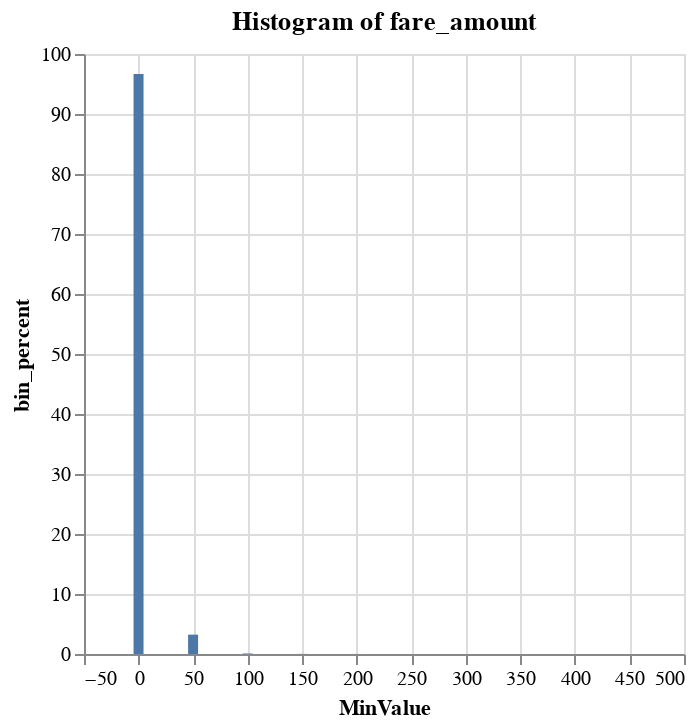

Notebook cell for this chart:
### Code cell
%chart x = MinValue, y = bin_percent, title = "Histogram of fare_amount"

### Figure 1 — Vega-Lite specification as saved in the notebook (floating-point values rounded to 4 significant figures)
{"$schema": "https://vega.github.io/schema/vega-lite/v3.json", "data": {"format": {"type": "csv"}, "values": "\"ColumnName\",\"Label\",\"MinValue\",\"MaxValue\",\"CountOfValues\",\"Bin_Percent\"\n\"fare_amount\",\"3\",\"150\",\"200\",\"69\",\"0.01458308235637249\"\n\"fare_amount\",\"8\",\"400\",\"450\",\"1\",\"0.0002113490196575723\"\n\"fare_amount\",\"5\",\"250\",\"300\",\"7\",\"0.0014794431376030062\"\n\"fare_amount\",\"2\",\"100\",\"150\",\"387\",\"0.08179207060748048\"\n\"fare_amount\",\"1\",\"50\",\"100\",\"15265\",\"3.2262427850728415\"\n\"fare_amount\",\"9\",\"450\",\"500\",\"1\",\"0.0002113490196575723\"\n\"fare_amount\",\"7\",\"350\",\"400\",\"0\",\"0\"\n\"fare_amount\",\"4\",\"200\",\"250\",\"28\",\"0.005917772550412025\"\n\"fare_amount\",\"6\",\"300\",\"350\",\"4\",\"0.0008453960786302892\"\n\"fare_amount\",\"0\",\"0\",\"50\",\"457389\",\"96.66871675215735\"\n"}, "encoding": {"x": {"axis": {"grid": true, "title": "MinValue"}, "field": "MinValue", "type": "quantitative"}, "y": {"axis": {"grid": true, "title": "bin_percent"}, "field": "Bin_Percent", "type": "quantitative"}}, "mark": {"color": "#4C78A8", "type": "bar"}, "title": "Histogram of fare_amount"}
